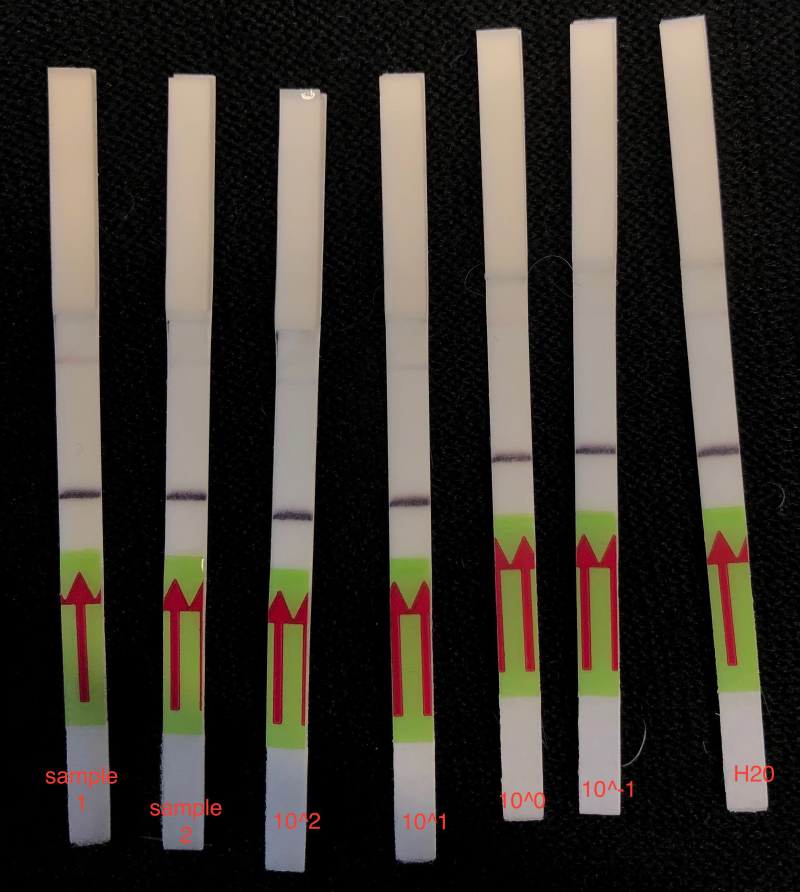
#> input picture notebooks/images/strips15.jpg, 2398 x 2675 px (shown at 1/3 size)
$ jupyter execute 'Strip Detection and Comparison v2c.ipynb'
#> lines starting #> are read from the running program, lines starting #| are printed output that depends on the picture; after the words box and inside, x2 and y2 are one past the last pixel; in counts of white or black regions, pixels touching at a corner belong together; long printed decimals are rounded
[cell 1]
import cv2
import imutils
import math
import numpy as np
from matplotlib import pyplot as plt

plt.rcParams['figure.figsize'] = [10, 10]

## Strip Detection & Comparison

This script takes a raw picture of the strips, detects the sensible regions of the strips, and compares all the strips with the right-most which is asummed to be the water control.

Tests near the limit of detection

[cell 2]
filename = 'images/strips15.jpg'
image = cv2.imread(filename)
#> image is the input picture: shape (2675, 2398, 3); mean B, G, R 46.8, 53.3, 58.9
image = cv2.GaussianBlur(image, (5,5), 0)
plt.imshow(cv2.cvtColor(image, cv2.COLOR_BGR2RGB))

[cell 3]
# Parameters - All of these should normalized as a function of the image resolution and
# expected size of the strips

w = image.shape[0]
h = image.shape[1]

# The Y value above which the top of the strip should be
maxTopY = int(w * 0.2)

# The Y value above which the begining of the sensitive part of the strip should be
maxCenterY = int(w * 0.65)

# Minimum area of the colored center box in the strip
minCenterBoxArea = 10000

# Maximum area of the colored center box in the strip
maxCenterBoxArea = 30000

# Minimum area of the top strip boxes
minTopBoxArea = 50000

# Maximum of the top strip boxes
maxTopBoxArea = 100000

# Minimum intensity for binary thresholding of the top portion of the strips
minStripThreshold = 180

# Sensitive area of the strip
stripWidth = 200
stripHeight = 2000
stripHoldY = 850

# Percentage of the margins to be removed
marginFraction = 0.2

# Times the standard deviation of the mean intensity to detect a peak in first pass
peakSTDScale = 4

# Times the standard deviation of the mean intensity to detect a peak in the final normalized data
peakSTDScaleNorm = 10

# Default peak position to use when the control does not have a positive band
defPeakPosition = 360

# Maximum position for the peak of the control's positive band
maxControlPeakPos = 390

# Red is at the beginning/end of the hue range, so it covers the [0-10] and the [170, 180] (hue in OpenCV varies
# between 0 and 180 degrees)
lower_red1 = np.array([0, 50, 50])
upper_red1 = np.array([10, 255, 255])
lower_red2 = np.array([170, 50, 50])
upper_red2 = np.array([180, 255, 255])

# Green is between 20 and 90 (these ranges can be adjusted)
lower_green = np.array([30, 50, 50])
upper_green = np.array([90, 255, 255])

[cell 4]
# Some utilities

def makeOrderedBox(rect):
    box0 = cv2.boxPoints(rect)
    box0 = np.int0(box0)

    xval = [pt[0] for pt in box0]
    yval = [pt[1] for pt in box0]

    x0 = np.mean(xval)
    y0 = np.mean(yval)

    angles = []
    for i in range(0, len(box0)):
        xi = box0[i][0]
        yi = box0[i][1]
        x = xi - x0
        y = yi - y0
        a = np.arctan2(y, x)
        val = [a, i]
        angles += [val]

    angles.sort(key=lambda val: val[0], reverse=False)
    box = np.array([box0[val[1]] for val in angles])

    return box

def boxMinX(box):
    return min([pt[0] for pt in box])

def boxMaxX(box):
    return max([pt[0] for pt in box])

def boxMinY(box):
    return min([pt[1] for pt in box])

def boxMaxY(box):
    return max([pt[1] for pt in box])

def boxArea(box):
    x0 = np.mean([pt[0] for pt in box])
    y0 = np.mean([pt[1] for pt in box])
    p0 = np.array([x0, y0])

    area = 0
    n = len(box)
    for i in range(0, n):
        p1 = box[i]
        if i < n - 1:
            p2 = box[i + 1]
        else:
            p2 = box[0]

        # Heron's Formula
        a = np.linalg.norm(p1-p0)
        b = np.linalg.norm(p2-p0)
        c = np.linalg.norm(p1-p2)
        s = (a + b + c) / 2
        triarea = np.sqrt(s * (s - a) * (s - b) * (s - c))

        area += triarea

    return area

[cell 5]
# Processing Step 1: detecting the colored area in the strips

# First, convert the image to HSV color space, which makes the color detection straightforward
hsv = cv2.cvtColor(image, cv2.COLOR_BGR2HSV)
#> hsv: shape (2675, 2398, 3); mean H, S, V 24.4, 38.7, 60.2

# These strips have red arrows on a green background, so we define two masks, one for red and the other for green

red_mask1 = cv2.inRange(hsv, lower_red1, upper_red1)
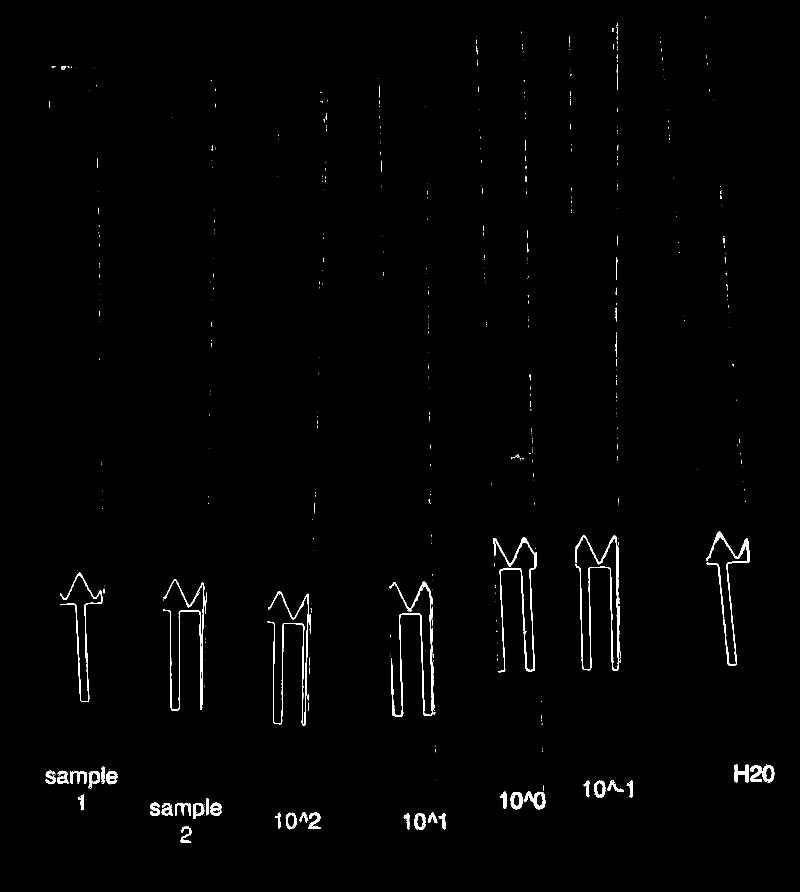
#> red_mask1: shape (2675, 2398) (shown at 1/3 size); 0.92% white; 629 white regions (544 under 20 px), largest, box (x1, y1, x2, y2) and area: (1727, 1605, 1861, 2013) 6357, (1168, 1745, 1303, 2150) 6090, (1481, 1611, 1609, 2017) 5131
red_mask2 = cv2.inRange(hsv, lower_red2, upper_red2)
#> red_mask2: shape (2675, 2398); 1.8% white; 545 white regions (457 under 20 px), largest, box (x1, y1, x2, y2) and area: (1169, 1752, 1296, 2147) 21534, (1727, 1611, 1854, 2009) 17969, (1483, 1622, 1604, 2013) 17184

red_mask = red_mask1 + red_mask2
#> red_mask: shape (2675, 2398); 2.7% white; 666 white regions (575 under 20 px), largest, box (x1, y1, x2, y2) and area: (1168, 1745, 1303, 2150) 27685, (1727, 1605, 1861, 2013) 24337, (1481, 1611, 1609, 2017) 22363
green_mask = cv2.inRange(hsv, lower_green, upper_green)
#> green_mask: shape (2675, 2398); 4.6% white; 55 white regions (32 under 20 px), largest, box (x1, y1, x2, y2) and area: (2121, 1691, 2282, 2081) 38163, (182, 1816, 323, 2179) 34447, (487, 1837, 615, 2206) 30023

mask = red_mask + green_mask
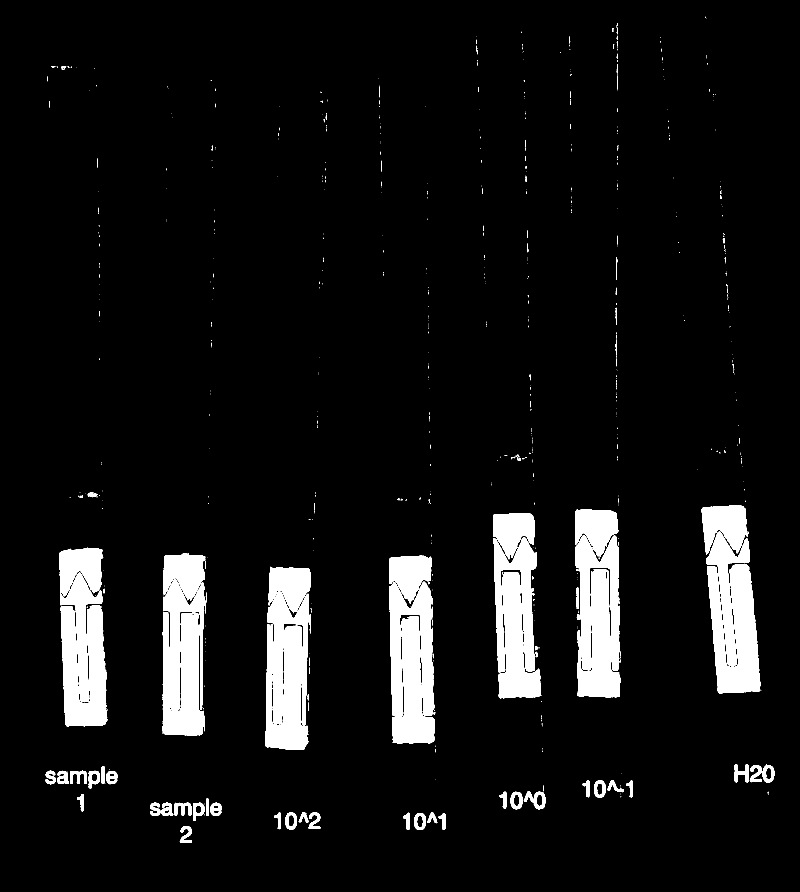
#> mask: shape (2675, 2398) (shown at 1/3 size); 7.3% white; 720 white regions (606 under 20 px), largest, box (x1, y1, x2, y2) and area: (2121, 1691, 2282, 2081) 38163, (182, 1816, 323, 2179) 34447, (487, 1837, 615, 2206) 30023

plt.imshow(cv2.cvtColor(mask, cv2.COLOR_GRAY2RGB))

[cell 6]
# Processing Step 2: determining the bounding boxes for the colored areas

cnts = cv2.findContours(mask, cv2.RETR_EXTERNAL, cv2.CHAIN_APPROX_SIMPLE)
#> cnts = 720 contours, 647 with area under 20; largest, box (x1, y1, x2, y2) and area: (2121, 1691, 2282, 2081) 37368, (182, 1816, 323, 2179) 33690, (487, 1837, 615, 2206) 29272, (797, 1872, 925, 2249) 28517, (1168, 1745, 1303, 2150) 26758
cnts = imutils.grab_contours(cnts)

# Create a copy of the original image to draw the bounding boxes on
tmp = image.copy()

center_boxes = []
for c in cnts:
    M = cv2.moments(c)
    if M["m00"] == 0: continue

    rect = cv2.minAreaRect(c)
    box = makeOrderedBox(rect)

    area = boxArea(box)
    if area < minCenterBoxArea or maxCenterBoxArea < area: continue

    if maxCenterY < boxMinY(box): continue

    print("Found suitable center box")
    print(area)
    print(box)
    center_boxes += [box]

    tmp = cv2.drawContours(tmp, [box], 0, (0,0,255), 10)
    tmp = cv2.circle(tmp, (box[0][0], box[0][1]), 20, (255,0,0), -1)
#> this loop made 720 passes
#> (rect, box0 in makeOrderedBox, xval in makeOrderedBox, yval in makeOrderedBox, box, area) on passes 2, 5: (((557.5, 2503.5), (49, 35), -90), [[575, 2528], [540, 2528], [540, 2479], [575, 2479]], [575, 540, 540, 575], [2528, 2528, 2479, 2479], [[540, 2479], [575, 2479], [575, 2528], [540, 2528]], 1715), (((1325.5, 2463.5), (49, 19), -90), [[1335, 2488], [1316, 2488], [1316, 2439], [1335, 2439]], [1335, 1316, 1316, 1335], [2488, 2488, 2439, 2439], [[1316, 2439], [1335, 2439], [1335, 2488], [1316, 2488]], 931)
#> (printed output is left out)
#> after the loop, center_boxes = 7 items

plt.imshow(cv2.cvtColor(tmp, cv2.COLOR_BGR2RGB))

[cell 7]
# Processing Step 3: binary thresholding of the entire image to extract the top part of the strips
ret, thresh = cv2.threshold(image, minStripThreshold, 255, cv2.THRESH_BINARY)
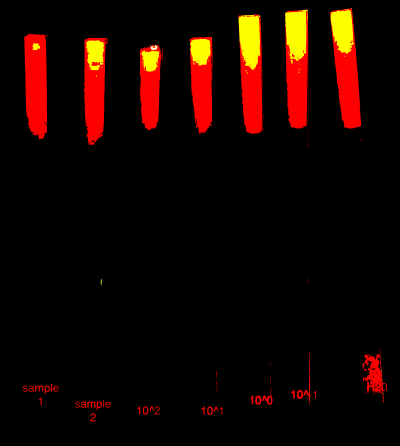
#> thresh: shape (2675, 2398, 3) (shown at 1/6 size); mean B, G, R 0, 5.4, 22.6
#> ret = 180

plt.imshow(cv2.cvtColor(thresh, cv2.COLOR_BGR2RGB))

[cell 8]
# Processing Step 4: detect boundary boxes for the top of the strips

grayscale = cv2.cvtColor(thresh, cv2.COLOR_BGR2GRAY)
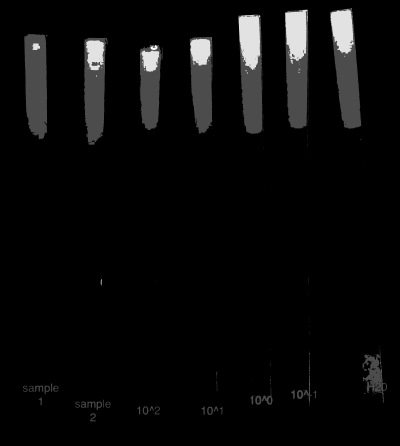
#> grayscale: shape (2675, 2398) (shown at 1/6 size); min 0, max 255, mean 9.9
cnts = cv2.findContours(grayscale, cv2.RETR_EXTERNAL, cv2.CHAIN_APPROX_SIMPLE)
#> cnts = 181 contours, 131 with area under 20; largest, box (x1, y1, x2, y2) and area: (1979, 49, 2168, 772) 88366, (1711, 58, 1850, 771) 87102, (1430, 87, 1575, 802) 85614, (146, 205, 283, 835) 73480, (504, 226, 645, 868) 71352
cnts = imutils.grab_contours(cnts)

# Create a copy of the original image to draw the bounding boxes on
tmp = image.copy()

top_boxes = []
for c in cnts:
    M = cv2.moments(c)
    if M["m00"] == 0: continue

    rect = cv2.minAreaRect(c)
    box = makeOrderedBox(rect)

    area = boxArea(box)
    if area < minTopBoxArea or maxTopBoxArea < area: continue

    if maxTopY < boxMinY(box): continue

    print("Found suitable top box")
    print(area)
    print(box)
    top_boxes += [box]

    tmp = cv2.drawContours(tmp, [box], 0, (0,0,255), 10)
    tmp = cv2.circle(tmp, (box[0][0], box[0][1]), 20, (255,0,0), -1)
#> this loop made 181 passes
#> c on passes 11, 17, 18: [[1570, 2414], [1571, 2414]], [[1584, 2401]], [[2282, 2400], [2283, 2401], [2284, 2401], [2283, 2400]]
#> (printed output is left out)

plt.imshow(cv2.cvtColor(tmp, cv2.COLOR_BGR2RGB))

[cell 9]
# From:
# https://www.cs.hmc.edu/ACM/lectures/intersections.html

def intersectLines(pt1, pt2, ptA, ptB):
    """ this returns the intersection of Line(pt1,pt2) and Line(ptA,ptB)

        returns a tuple: (xi, yi, valid, r, s), where
        (xi, yi) is the intersection
        r is the scalar multiple such that (xi,yi) = pt1 + r*(pt2-pt1)
        s is the scalar multiple such that (xi,yi) = pt1 + s*(ptB-ptA)
            valid == 0 if there are 0 or inf. intersections (invalid)
            valid == 1 if it has a unique intersection ON the segment    """

    DET_TOLERANCE = 0.00000001

    # the first line is pt1 + r*(pt2-pt1)
    # in component form:
    x1, y1 = pt1;   x2, y2 = pt2
    dx1 = x2 - x1;  dy1 = y2 - y1

    # the second line is ptA + s*(ptB-ptA)
    x, y = ptA;   xB, yB = ptB;
    dx = xB - x;  dy = yB - y;

    # we need to find the (typically unique) values of r and s
    # that will satisfy
    #
    # (x1, y1) + r(dx1, dy1) = (x, y) + s(dx, dy)
    #
    # which is the same as
    #
    #    [ dx1  -dx ][ r ] = [ x-x1 ]
    #    [ dy1  -dy ][ s ] = [ y-y1 ]
    #
    # whose solution is
    #
    #    [ r ] = _1_  [  -dy   dx ] [ x-x1 ]
    #    [ s ] = DET  [ -dy1  dx1 ] [ y-y1 ]
    #
    # where DET = (-dx1 * dy + dy1 * dx)
    #
    # if DET is too small, they're parallel
    #
    DET = (-dx1 * dy + dy1 * dx)

    if math.fabs(DET) < DET_TOLERANCE: return (0,0,0,0,0)

    # now, the determinant should be OK
    DETinv = 1.0/DET

    # find the scalar amount along the "self" segment
    r = DETinv * (-dy  * (x-x1) +  dx * (y-y1))

    # find the scalar amount along the input line
    s = DETinv * (-dy1 * (x-x1) + dx1 * (y-y1))

    # return the average of the two descriptions
    xi = (x1 + r*dx1 + x + s*dx)/2.0
    yi = (y1 + r*dy1 + y + s*dy)/2.0
    return ( xi, yi, 1, r, s )

[cell 10]
# Processing Step 5: construct the boxes that enclose the sensitive strip area

# First, order the top and center boxes from left to right
top_boxes.sort(key=lambda box: box[0][0], reverse=False)
center_boxes.sort(key=lambda box: box[0][0], reverse=False)

# Create a copy of the original image to draw the bounding boxes on
tmp = image.copy()

assert(len(top_boxes) == len(center_boxes)), "Different number of top and center boxes"

num_boxes = len(top_boxes)

strip_boxes = []

for i in range(0, num_boxes):
    tbox = top_boxes[i]
    cbox = center_boxes[i]

    # [5 lines of commented-out code are left out]

    tp0, tp1, tp2, tp3 = tbox[3], tbox[0], tbox[1], tbox[2]
    cp0, cp1, cp2, cp3 = cbox[3], cbox[0], cbox[1], cbox[2]

    # The intersection of the lines defining the sides of the strip (tp1-tp0 and tp2-tp3)
    # with the top edge of the center box defines the bottom corners of the area of interest
    res1 = intersectLines(tp1, tp0, cp1, cp2)
    res2 = intersectLines(tp2, tp3, cp1, cp2)

    assert(res1[2] == 1 and res2[2] == 1), "Top and center boxes are not intersecting"

    p1 = np.array([int(round(res1[0])), int(round(res1[1]))])
    p2 = np.array([int(round(res2[0])), int(round(res2[1]))])

    sbox = np.array([p1, tp1, tp2, p2])
#     sbox = np.array([cp1, tp1, tp2, cp2])

    strip_boxes += [sbox]
    tmp = cv2.drawContours(tmp, [sbox], 0, (0, 0, 255), 10)
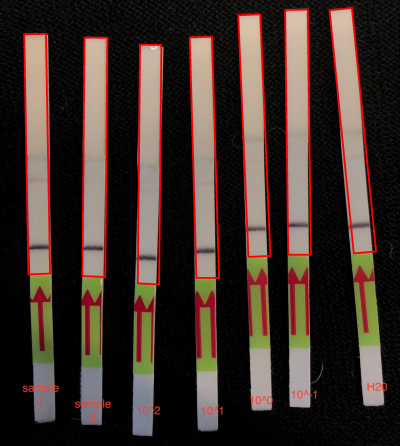
#> tmp: shape (2675, 2398, 3) (shown at 1/6 size); mean B, G, R 43.4, 49.7, 64.6

plt.imshow(cv2.cvtColor(tmp, cv2.COLOR_BGR2RGB))

[cell 11]
# Processing Step 6: Extract the strips into separate images

ref_box = np.array([[0, 0],[0, stripHeight],[stripWidth, stripHeight],[stripWidth, 0]], dtype=float)

raw_strip_images = []
for sbx in strip_boxes:
    h, status = cv2.findHomography(sbx, ref_box)
    img = cv2.warpPerspective(image, h, (stripWidth, stripHeight))
    raw_strip_images += [img]
#> this loop made 7 passes
#> sbx on passes 1 to 7: [[170, 1646], [145, 205], [275, 203], [300, 1641]], [[494, 1656], [507, 225], [644, 226], [631, 1662]], [[826, 1700], [840, 268], [968, 269], [954, 1706]], [[1178, 1667], [1138, 224], [1271, 220], [1314, 1667]], [[1490, 1541], [1429, 91], [1561, 85], [1622, 1535]], [[1729, 1528], [1710, 59], [1846, 57], [1865, 1528]], [[2122, 1520], [1977, 61], [2111, 48], [2256, 1508]]
#> pass 1, `img = cv2.warpPerspective(image, h, (stripWidth, stripHeight))`:
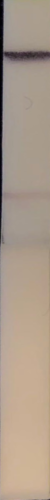
#> img: shape (2000, 200, 3) (shown at 1/4 size); mean B, G, R 139.3, 155.2, 171.8

[cell 12]
# Processing Step 7: Crop the images to remove the grip of the strips, and the vertical borders

norm_strip_images = []

fig, plots = plt.subplots(1, len(raw_strip_images))
idx = 0
for img in raw_strip_images:
    # Crop out the top and the bottom parts of the strip, and applying bilateral filtering for smoothing
    # https://opencv-python-tutroals.readthedocs.io/en/latest/py_tutorials/py_imgproc/py_filtering/py_filtering.html
    x0 = int(marginFraction * stripWidth)
    x1 = int((1 - marginFraction) * stripWidth)
    y0 = 0
    y1 = stripHoldY

    crop = img[y0:y1, x0:x1]
    nimg = cv2.bilateralFilter(crop, 9, 75, 75)
    norm_strip_images += [nimg]

    vimg = cv2.flip(nimg, 0)
    plots[idx].imshow(cv2.cvtColor(vimg, cv2.COLOR_BGR2RGB))
    idx += 1
#> this loop made 7 passes

[cell 13]
# Processing Step 8: Plot all intensities

fig, plots = plt.subplots(len(norm_strip_images))
plt.subplots_adjust(top=1.5, hspace=0.5)
idx = len(norm_strip_images) - 1
for img in norm_strip_images:
    data = img.astype('int32')
    nrows = data.shape[0]
    values = np.array([])
    for r in range(0, nrows):
        values = np.append(values, 255 - np.mean(data[r]))
    plots[idx].plot(values)
    if idx == 0:
        plots[idx].set_title("CONTROL")
    else:
        plots[idx].set_title("STRIP " + str(idx))
    idx -= 1

[cell 14]
# Processing Step 9: Compare all test images with the control image (last)

def getPeak(data, start, scale):
    nrows = data.shape[0]
    values = np.array([])
    for r in range(0, nrows):
        values = np.append(values, np.mean(data[r]))

    v = values[start:-1]
    mean = np.mean(v[0:int(len(v)/2)])
    std = np.std(v[0:int(len(v)/2)])

    i = np.argmin(v)
    peak = np.min(v)
    if peak < mean - scale * std:
        return i, peak, v
    else:
        return None, None, v

ctrl_img = norm_strip_images[-1]

# Convert from uint8 to int32 so we can get negative values
ctrl_data = ctrl_img.astype('int32')
half = int(ctrl_data.shape[0]/2)
ctrl_pk_idx, ctrl_pk_val, ctrl_all_val = getPeak(ctrl_data, half, peakSTDScale)
ctrl_max = max(ctrl_all_val)
print("CONTROL")
if ctrl_pk_idx and ctrl_pk_idx < maxControlPeakPos:
    print("  Found peak in control at", ctrl_pk_idx, "with a value of", ctrl_pk_val)
#|   Found peak in control at 360 with a value of 158.694
else:
    print("  No peak found in control")
    ctrl_pk_idx = defPeakPosition

fig, plots = plt.subplots(len(norm_strip_images) - 1)
plt.subplots_adjust(top=1.5, hspace=0.5)

idx = len(norm_strip_images) - 2
for test_img in norm_strip_images[0:-1]:
    test_data = test_img.astype('int32')
    test_pk_idx, test_pk_val, test_all_val = getPeak(test_data, half, peakSTDScale)
    test_max = max(test_all_val)
    offset = ctrl_max - test_max

    print("STRIP", idx + 1)
    if test_pk_idx:
        print("  Found peak at", test_pk_idx, "with a value of", test_pk_val)
    else:
        print("  No peak found")

    if test_pk_idx and ctrl_pk_idx and test_pk_idx != ctrl_pk_idx:
        idx_diff = test_pk_idx - ctrl_pk_idx
        print("  Need to align peaks by", idx_diff)

        # Very inefficient way of doing this...
        rows = []
        for i in range(half, ctrl_data.shape[0]):
            if i + idx_diff < test_data.shape[0]:
                d = test_data[i + idx_diff] - ctrl_data[i] + offset
                rows.append(d)

        diff = np.array(rows)
    else:
        # No alignment is needed
        diff = test_data - ctrl_data + offset
        diff = diff[half:-1]

    # Another possibility could be to use OpenCV's image integrals:
    # http://www.aishack.in/tutorials/integral-images-opencv/

    values = np.array([])
    nrows = diff.shape[0]
    for r in range(0, nrows):
        m = -np.mean(diff[r])
        values = np.append(values, m)

    pk_idx, pk_val, all_val = getPeak(-values, 0, 10)

    if pk_idx:
        print("  Normalized peak value:", -pk_val)
    else:
        print("  No peak after normalization")
    plots[idx].set_ylim([-30, 150])
    plots[idx].set_title("STRIP " + str(idx + 1))
    plots[idx].plot(values)
    idx -= 1
#> this loop made 6 passes
#> (printed output is left out)
#> pass 1, `diff = diff[half:-1]`:
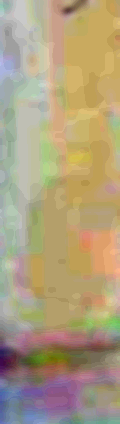
#> diff: shape (424, 120, 3) float64; mean B, G, R -4.1, -1.01, 0.518; drawn with min black and max white
#> after the loop:
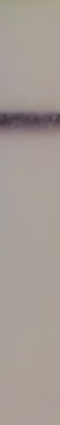
#> test_data: shape (850, 120, 3) int32 (shown at 1/2 size); mean of channels 0, 1, 2 149.5, 156.3, 165.7; drawn as B, G, R
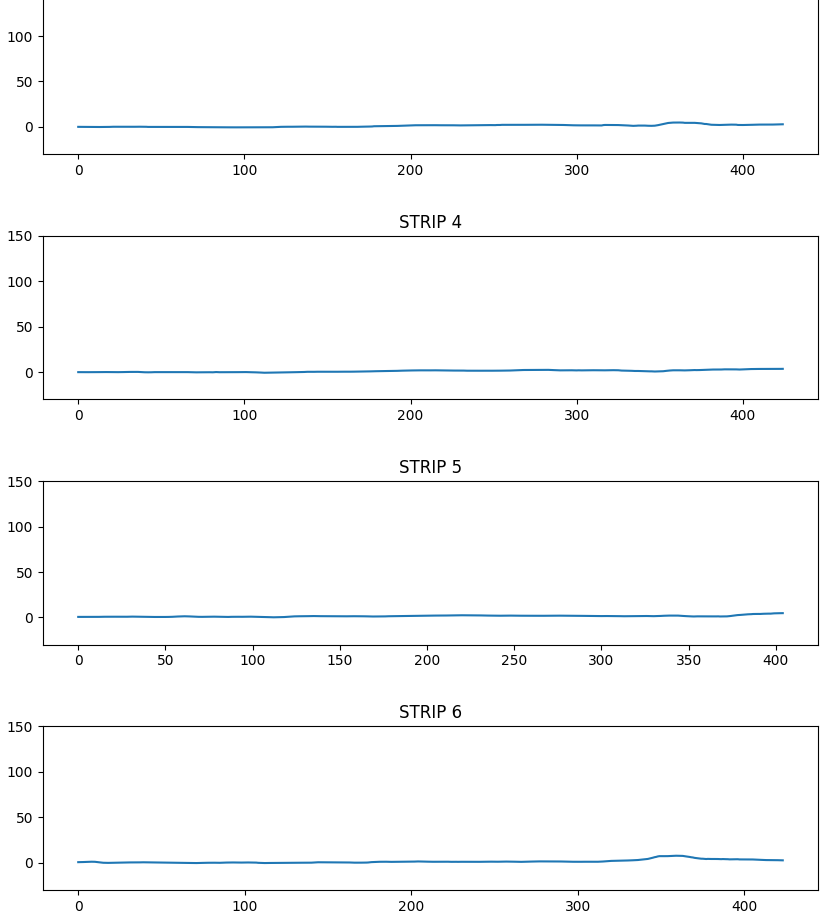
#> figure drawn by matplotlib, 6 panels; panel 1: curve peaks at x = 213, y = 0.939; panel 2: curve peaks at x = 213, y = 1.46; panel 3: curve peaks at x = 362, y = 4.78; panel 4: curve peaks at x = 424, y = 3.65
